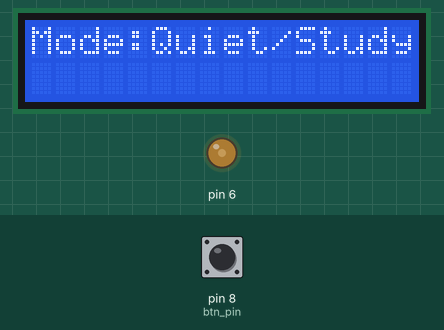
Recording of a sketch running on a simulated Arduino Uno, built with avr-gcc and run on an emulated ATmega328P. On the bench: 16×2 character LCD, output pins drawn as LEDs (lit = HIGH). Inputs (shaded band) come from the test bench; at power-on: pin 8 (btn_pin) LOW. What the sketch prints to the serial monitor is not drawn.

Above: at 1.2 s.
1.3 s: pin 8 (btn_pin) pulled HIGH for 0.15 s
At 2.1 s:
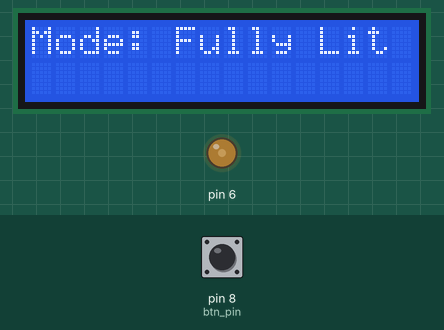
2.9 s: pin 8 (btn_pin) pulled HIGH for 1 s
At 4.1 s:
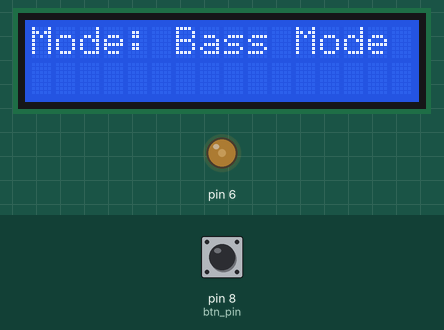
5.4 s: pin 8 (btn_pin) pulsed HIGH 5 times (0.12 s each, 0.3 s apart)
At 7.0 s:
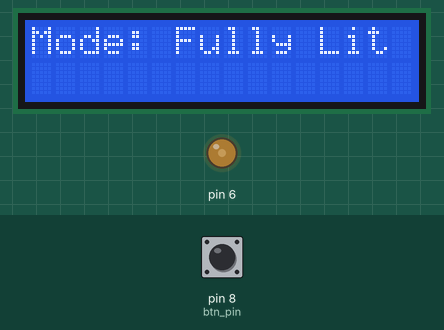
9.9 s: pin 8 (btn_pin) driven HIGH
At 11.1 s:
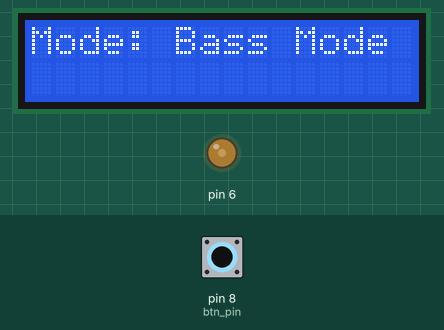
Timing chart, 0 to 12.9 s (numbered marks = the images above; inputs shaded):
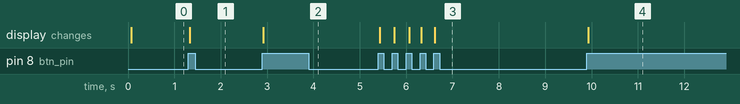

The sketch:

SystemModeDisplay.ino
```cpp
#include <Wire.h>
#include <LiquidCrystal.h>

/*
Functionality includes:
*Button for user mode
*LCD display for user
*/

const int btn_pin = 8;
int btn_state; // For the state of the button
int function_mode = 0; // System mode (bass sync, fully lit, or off)
int debounce; //To ensure proper press

// intialize display for user
LiquidCrystal lcd(12, 11, 5, 4, 3, 2);
int Contrast=75;


void setup() {
  //Button
  Serial.begin(9600);
  pinMode(btn_pin,INPUT);
  btn_state = digitalRead(btn_pin); // Initial state
  //LCD
  analogWrite(6,Contrast);
  lcd.begin(16, 2);
  //Serial communication
  Wire.begin(8);
  Wire.onRequest(Request); // What to do when the master arduino request data
}


/* This function runs whenever the master arduino *
* requests data (function_mode) from this arduino */
void Request(){
  Serial.print("Sending: ");
  Wire.write(function_mode >> 8);
  Wire.write(function_mode & 255);
  Serial.println(function_mode);
}


/* This function adjust the LCD screen to show the *
* current mode the system is in. */
void lcd_mode(){
  if(function_mode == 2){
    lcd.setCursor(0, 0);
    lcd.print("Mode: Bass Mode");
    Serial.write("Mode: Bass Mode\n");
  }
  else if(function_mode == 1){
    lcd.setCursor(0, 0);
    lcd.print("Mode: Fully Lit ");
    Serial.write("Mode: Fully/Lit \n");
  }
  else{
    lcd.setCursor(0, 0);
    lcd.print("Mode:Quiet/Study ");
    Serial.write("Mode: Quiet/Study \n");
  }
}


//loop function
void loop() {
  debounce = digitalRead(btn_pin);
  delay(10);
  if(debounce == digitalRead(btn_pin)){
    if(debounce != btn_state){
      if(debounce == HIGH){
        function_mode++;
        //Prevent overflow
        if(function_mode == 3)
          function_mode = 0;
      }
    }
    btn_state = debounce; //Correct button press
  }
  lcd_mode();
}
```

Measured:
- after the input at 1.3 s, the display: changes at once (image 1)
- after the input at 2.9 s, the display: changes at once (image 2)
- after the input at 5.4 s, the display: first changes at once (image 3 shows a later state)
- after the input at 9.9 s, the display: changes at once (image 4)
